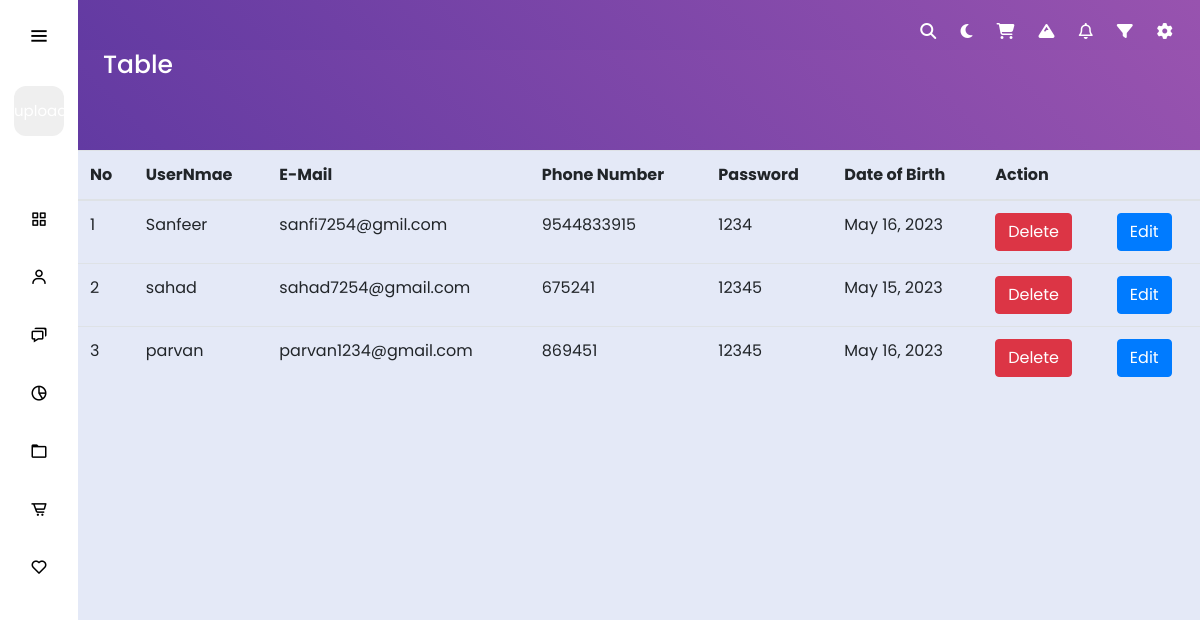
The app's page /table, older data.
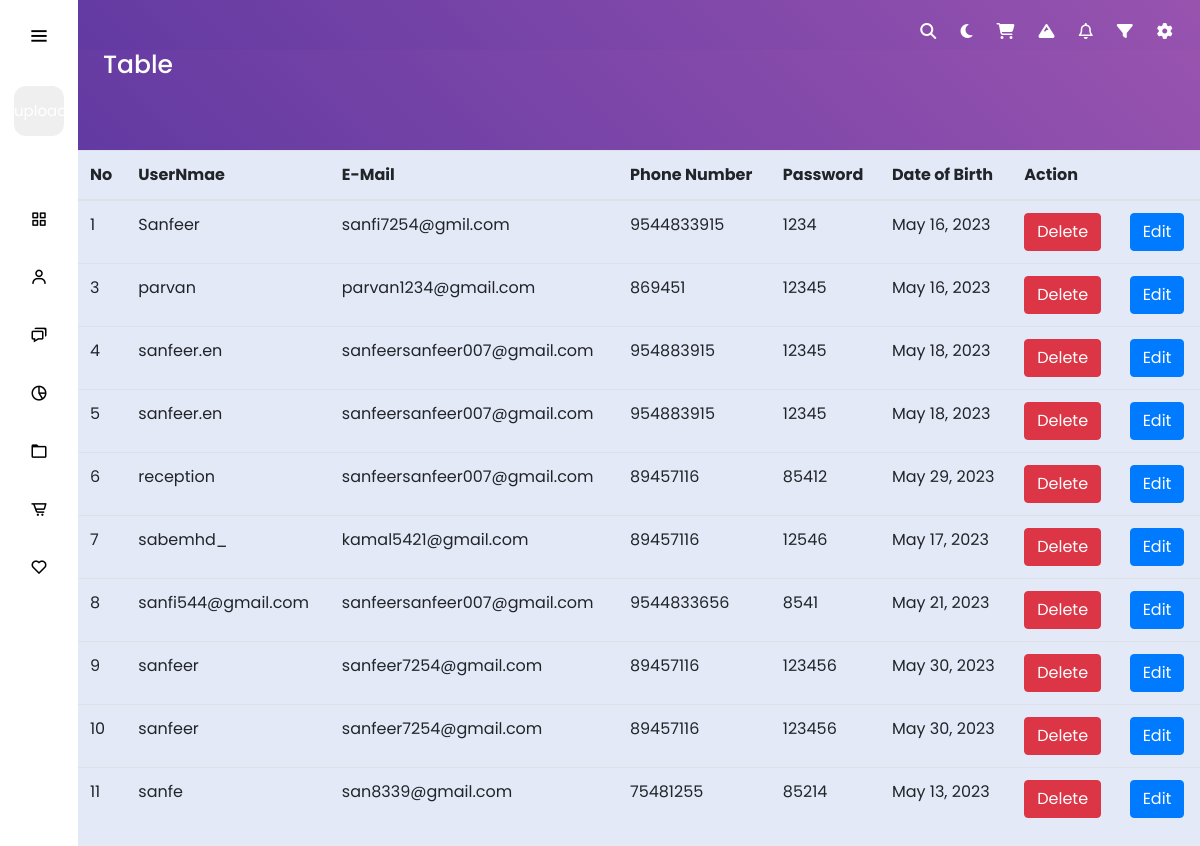
The same page, newer data.
### sprukoapp/models.py (models this page shows)
class UserDeatils(models.Model):
    username=models.CharField(max_length=250)
    passwords=models.CharField(max_length=20)
    email=models.EmailField()
    number=models.IntegerField()
    birth=models.DateField()

### sprukoapp/views.py (the view)
def table(request):
    userinput = UserDeatils.objects.all()
    return render(request,'table.html',{"userdata":userinput})

### sprukoapp/templates/table.html
{% extends "index.html" %}
{% load static %}
{% block css %}
  <link rel="stylesheet" href="table.css">
{% endblock css %}
{% block content %}
  <div class="text container-fluid dashdiv">
        <h2>Table</h2>
</div>
<div class="d-flex justify-content-center">
        <table class="table">
            <thead >
                <tr>
                    <th>No</th>
                    <th>UserNmae</th>
                    <th>E-Mail</th>
                    <th>Phone Number</th>
                    <th>Password</th>
                    <th>Date of Birth</th>
                    <th colspan="2">Action</th>
                </tr>
                <tbody>
                    {% for x  in userdata %}
                    <tr>
                        <td>{{x.id}}</td>
                        <td>{{x.username }}</td>
                        <td>{{x.email}}</td>
                        <td>{{x.number}}</td>
                        <td>{{x.passwords}}</td>
                        <td>{{x.birth}}</td>
                         <td><a href="{% url 'delete' x.id  %}" class="btn btn-danger">Delete</a></td>
                         <td><a href="{% url 'edit' x.id  %}" class="btn btn-primary">Edit</a></td>
                    </tr>
                    {% endfor %}
                </tbody>
            </thead>
        </table>
    </div>
{% endblock content %}

### sprukoapp/templates/index.html (shortened to what this page needs)
{% load static %}
<!DOCTYPE html>
<html lang="en">
<head>
    {% block css %}
    {% endblock css %}
    <link rel="stylesheet" href="{% static 'style.css'%}">
    <link rel="stylesheet" href="https://cdnjs.cloudflare.com/ajax/libs/font-awesome/6.4.0/css/all.min.css" />
    <link rel="stylesheet" href="https://cdn.jsdelivr.net/npm/bootstrap@4.6.2/dist/css/bootstrap.min.css">
</head>
<body>
<!DOCTYPE html>
<html lang="en" dir="ltr">
  <head>
    <link rel="stylesheet" href="style.css">
    <link href='https://unpkg.com/boxicons@2.0.7/css/boxicons.min.css' rel='stylesheet'>
   </head>
<body>
  <div class="sidebar">
    <div class="logo-details">
        <i class='bx bx-menu' id="btn" ></i>
    </div>
    <ul class="nav-list">
      <li>
        <input  type="button" id="addbutton" value="upload">
      </li>
      <li>
        <a href="{% url 'dashboard' %}">
          <i class='bx bx-grid-alt'></i>
        </a>
      </li>
      <li>
       <a href="{% url 'formclick' %}">
         <i class='bx bx-user' ></i>
       </a>
     </li>
     <li>
       <a href="#">
         <i class='bx bx-chat' ></i>
       </a>
     </li>
     <li>
       <a href="{% url 'tabel' %}">
         <i class='bx bx-pie-chart-alt-2' ></i>
       </a>
     </li>
     <li>
       <a href="#">
         <i class='bx bx-folder' ></i>
       </a>
     </li>
     <li>
       <a href="#">
         <i class='bx bx-cart-alt' ></i>
       </a>
     </li>
     <li>
       <a href="#">
         <i class='bx bx-heart' ></i>
       </a>
     </li>
    </ul>
  </div>
  <section class="home-section">
    <div class="container-fluid  nav  ">
        <div class="d-flex justify-content-around w-25">
            <a href=""><i class="fa-solid fa-magnifying-glass"></i></a>
            <a href=""><i class="fa-sharp fa-solid fa-moon"></i></a>
            <a href=""><i class="fa-sharp fa-solid fa-cart-shopping"></i></a>
            <a href=""><i class="fa-solid fa-mountain"></i></a>
            <a href=""><i class="fa-sharp fa-regular fa-bell"></i></a>
            <a href=""><i class="fa-solid fa-filter"></i></a>
            <a href=""><i class="fa-sharp fa-solid fa-gear"></i></a>
        </div>
    </div>
      {% block content %}{% endblock content %}
  </section>
</body>
</html>
</body>
</html>

### sprukoapp/static/table.css (style rules this page uses)
.dashdiv { background-image: linear-gradient(45deg , #623AA2, #9853af); }

### sprukoapp/static/style.css (style rules this page uses)
* { margin: 0; padding: 0; box-sizing: border-box; font-family: "Poppins" , sans-serif; }
.sidebar { position: fixed; left: 0; top: 0; height: 100%; width: 78px; background: #ffffff; padding: 6px 14px; z-index: 99; transition: all 0.5s ease; }
.sidebar .logo-details { height: 60px; display: flex; align-items: center; position: relative; }
.sidebar .logo-details #btn { position: absolute; top: 50%; right: 0; transform: translateY(-50%); font-size: 22px; transition: all 0.4s ease; font-size: 23px; text-align: center; cursor: pointer; transition: all 0.5s ease; }
.sidebar i { color: rgb(0, 0, 0); height: 60px; min-width: 50px; font-size: 28px; text-align: center; line-height: 60px; }
.sidebar .nav-list { margin-top: 20px; height: 100%; }
.sidebar li { position: relative; margin: 8px 0; list-style: none; }
.sidebar input { font-size: 15px; color: #FFF; font-weight: 400; outline: none; height: 50px; width: 100%; width: 50px; border: none; border-radius: 12px; transition: all 0.5s ease; }
.sidebar li a { display: flex; height: 100%; width: 100%; border-radius: 12px; align-items: center; text-decoration: none; transition: all 0.4s ease; }
.sidebar li i { height: 50px; line-height: 50px; font-size: 18px; border-radius: 12px; }
.home-section { position: relative; background: #E4E9F7; min-height: 100vh; top: 0; left: 78px; width: calc(100% - 78px); transition: all 0.5s ease; z-index: 2; }
.home-section .text h2 { color: #11101d; font-size: 25px; font-weight: 500; color: white; margin-left: 10px; }
.home-section .text { height: 100px; }
.nav { background-image: linear-gradient(45deg , #623AA2, #9853af); width: 100%; height: 50px; display: flex; justify-content: end; align-items: center; }
.nav a { text-decoration: none; color: white; height: 10px; }
.dashdiv { background-image: linear-gradient(45deg , #623AA2, #9853af); }

Row changes from the older to the newer data that the page shows:
removed UserDeatils: id "2", username "sahad", email "sahad7254@gmail.com", number "675241", passwords "12345", birth "May 15, 2023"
added UserDeatils: id "4", username "sanfeer.en", email "sanfeersanfeer007@gmail.com", number "954883915", passwords "12345", birth "May 18, 2023"
added UserDeatils: id "5", username "sanfeer.en", email "sanfeersanfeer007@gmail.com", number "954883915", passwords "12345", birth "May 18, 2023"
added UserDeatils: id "6", username "reception", email "sanfeersanfeer007@gmail.com", number "89457116", passwords "85412", birth "May 29, 2023"
added UserDeatils: id "7", username "sabemhd_", email "kamal5421@gmail.com", number "89457116", passwords "12546", birth "May 17, 2023"
added UserDeatils: id "8", username "sanfi544@gmail.com", email "sanfeersanfeer007@gmail.com", number "9544833656", passwords "8541", birth "May 21, 2023"
added UserDeatils: id "9", username "sanfeer", email "sanfeer7254@gmail.com", number "89457116", passwords "123456", birth "May 30, 2023"
added UserDeatils: id "10", username "sanfeer", email "sanfeer7254@gmail.com", number "89457116", passwords "123456", birth "May 30, 2023"
added UserDeatils: id "11", username "sanfe", email "san8339@gmail.com", number "75481255", passwords "85214", birth "May 13, 2023"
